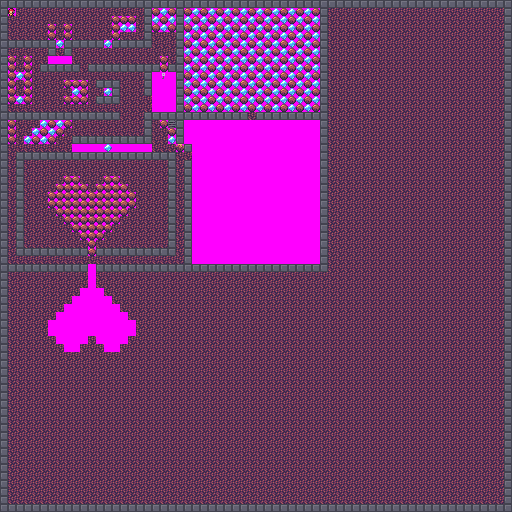

Rendered tile map (Tiled .tmx) drawn with the repository's tilesets; below, a short description and the map source with its tile grids summarised:
An orthogonal 64x64 tile map with 8x8 px tiles, 1 tile layer (Tile Layer 1).

<map version="1.2" tiledversion="1.3.2" orientation="orthogonal" renderorder="right-down" compressionlevel="0" width="64" height="64" tilewidth="8" tileheight="8" infinite="0" nextlayerid="2" nextobjectid="1">
 <tileset firstgid="1" source="sprites.tsx" />
 <layer id="1" name="Tile Layer 1" width="64" height="64">
  <data>[4096 cells, 4096 non-empty, 9 distinct tile ids]</data>
 </layer>
</map>
